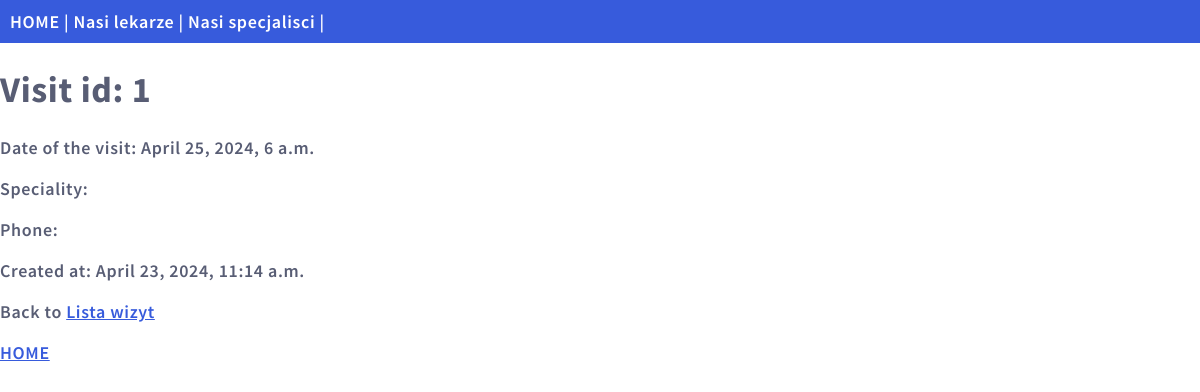
Page /reservations/reservation/1 on the committed database.
### app/models.py (models this page shows, shortened)
class Visit(models.Model):
    created_date = models.DateTimeField(auto_now_add=True)
    patient = models.ForeignKey(Patient, on_delete=models.PROTECT, related_name='reservations', blank=True, null=True)
    doctor = models.ForeignKey(Doctor, on_delete=models.CASCADE, related_name='reservations')
    speciality = models.CharField(max_length=100, null=True, blank=True)
    date = models.DateTimeField()
    description = models.TextField()
    class Meta:
        verbose_name_plural = "Wizyty"

### app/views.py (the view)
# urls.py: path('reservations/reservation/<int:id>', views.single_reservation, name='reservation'),
def single_reservation(request, id):
    reservation = Visit.objects.get(id=id)
    template = loader.get_template('reservation.html')
    context = {
        'reservation': reservation,
    }
    return HttpResponse(template.render(context, request))

### app/templates/reservation.html (shortened to what this page needs)
{% extends "main.html" %}
{% block content %}
<h1>Visit id: {{ reservation.id }} {{ doctor.last_name }}</h1>
<p>Date of the visit: {{ reservation.date }}</p>
<p>Speciality: {{ doctor.speciality }}</p>
<p>Phone: {{ doctor.phone }}</p>
<p> Created at: {{ reservation.created_date }}</p>
<p>Back to <a href="/reservations">Lista wizyt</a></p>
<p><a href="/">HOME</a></p>
{% endblock %}

### static/staff.css (style rules this page uses)
body { margin:0; font: 600 18px 'Source Sans Pro', sans-serif; letter-spacing: 0.64px; color: #585d74; }
a:link, a:visited { color: #375BDC; }

### rows in the picture
Visit: id "1", date "April 25, 2024, 6 a.m.", created_date "April 23, 2024, 11:14 a.m."
